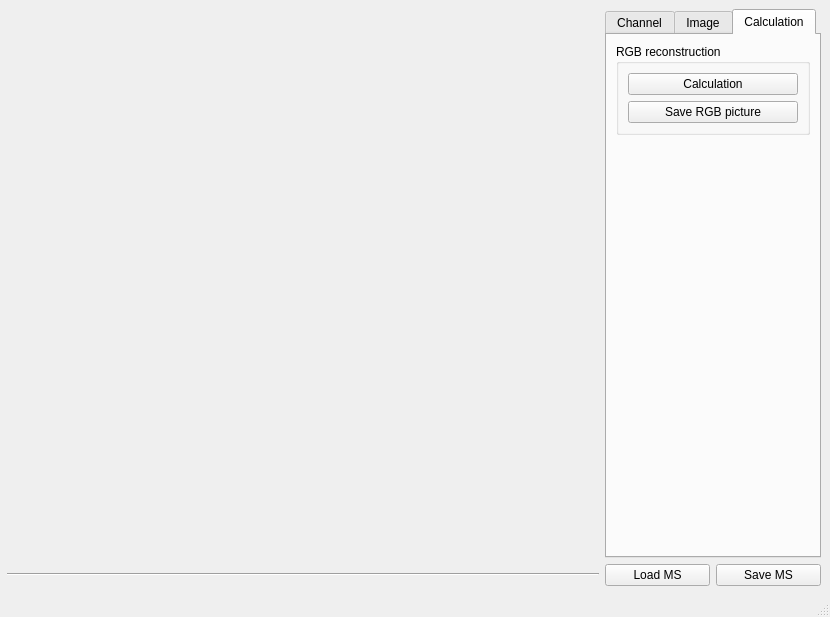
<?xml version="1.0" encoding="UTF-8"?>
<ui version="4.0">
 <class>MaracujaMS</class>
 <widget class="QMainWindow" name="MaracujaMS">
  <property name="geometry">
   <rect>
    <x>0</x>
    <y>0</y>
    <width>830</width>
    <height>617</height>
   </rect>
  </property>
  <property name="sizePolicy">
   <sizepolicy hsizetype="Fixed" vsizetype="Fixed">
    <horstretch>0</horstretch>
    <verstretch>0</verstretch>
   </sizepolicy>
  </property>
  <property name="minimumSize">
   <size>
    <width>0</width>
    <height>0</height>
   </size>
  </property>
  <property name="maximumSize">
   <size>
    <width>9999999</width>
    <height>999999</height>
   </size>
  </property>
  <property name="focusPolicy">
   <enum>Qt::ClickFocus</enum>
  </property>
  <property name="windowTitle">
   <string>Maracuja Multispectral</string>
  </property>
  <property name="windowIcon">
   <iconset resource="../res/MaracujaMS.qrc">
    <normaloff>:/icon/maracujams.svg</normaloff>:/icon/maracujams.svg</iconset>
  </property>
  <widget class="QWidget" name="centralwidget">
   <layout class="QGridLayout" name="gridLayout">
    <property name="leftMargin">
     <number>7</number>
    </property>
    <item row="1" column="1">
     <layout class="QHBoxLayout" name="horizontalLayout">
      <item>
       <widget class="QPushButton" name="load_ms">
        <property name="text">
         <string>Load MS</string>
        </property>
       </widget>
      </item>
      <item>
       <widget class="QPushButton" name="save_ms">
        <property name="text">
         <string>Save MS</string>
        </property>
       </widget>
      </item>
     </layout>
    </item>
    <item row="0" column="1">
     <widget class="QTabWidget" name="tabWidget">
      <property name="sizePolicy">
       <sizepolicy hsizetype="Preferred" vsizetype="Expanding">
        <horstretch>0</horstretch>
        <verstretch>0</verstretch>
       </sizepolicy>
      </property>
      <property name="currentIndex">
       <number>2</number>
      </property>
      <widget class="QWidget" name="tab">
       <attribute name="title">
        <string>Channel</string>
       </attribute>
       <layout class="QVBoxLayout" name="verticalLayout">
        <item>
         <widget class="QGroupBox" name="groupBox">
          <property name="title">
           <string>Filter</string>
          </property>
          <layout class="QFormLayout" name="formLayout">
           <item row="1" column="0">
            <widget class="QLabel" name="label">
             <property name="text">
              <string>name:</string>
             </property>
            </widget>
           </item>
           <item row="1" column="1">
            <widget class="QLineEdit" name="filter_name">
             <property name="sizePolicy">
              <sizepolicy hsizetype="Preferred" vsizetype="Fixed">
               <horstretch>0</horstretch>
               <verstretch>0</verstretch>
              </sizepolicy>
             </property>
            </widget>
           </item>
           <item row="2" column="0">
            <widget class="QLabel" name="label_2">
             <property name="text">
              <string>id:</string>
             </property>
            </widget>
           </item>
           <item row="2" column="1">
            <widget class="QSpinBox" name="filter_id">
             <property name="maximum">
              <number>99</number>
             </property>
            </widget>
           </item>
           <item row="5" column="0">
            <widget class="QLabel" name="label_3">
             <property name="text">
              <string>values:</string>
             </property>
            </widget>
           </item>
           <item row="5" column="1">
            <widget class="QLineEdit" name="filter_values">
             <property name="sizePolicy">
              <sizepolicy hsizetype="Preferred" vsizetype="Fixed">
               <horstretch>0</horstretch>
               <verstretch>0</verstretch>
              </sizepolicy>
             </property>
            </widget>
           </item>
           <item row="3" column="0">
            <widget class="QLabel" name="label_4">
             <property name="text">
              <string>begin:</string>
             </property>
            </widget>
           </item>
           <item row="3" column="1">
            <widget class="QDoubleSpinBox" name="filter_begin"/>
           </item>
           <item row="4" column="0">
            <widget class="QLabel" name="label_5">
             <property name="text">
              <string>end:</string>
             </property>
            </widget>
           </item>
           <item row="4" column="1">
            <widget class="QDoubleSpinBox" name="filter_end"/>
           </item>
           <item row="6" column="0">
            <widget class="QLabel" name="label_6">
             <property name="text">
              <string>sensitivity:</string>
             </property>
            </widget>
           </item>
           <item row="6" column="1">
            <widget class="QLineEdit" name="filter_sensit">
             <property name="sizePolicy">
              <sizepolicy hsizetype="Preferred" vsizetype="Fixed">
               <horstretch>0</horstretch>
               <verstretch>0</verstretch>
              </sizepolicy>
             </property>
            </widget>
           </item>
          </layout>
         </widget>
        </item>
        <item>
         <spacer name="verticalSpacer">
          <property name="orientation">
           <enum>Qt::Vertical</enum>
          </property>
          <property name="sizeHint" stdset="0">
           <size>
            <width>20</width>
            <height>40</height>
           </size>
          </property>
         </spacer>
        </item>
        <item>
         <widget class="QPushButton" name="add_channel">
          <property name="text">
           <string>Add Channel</string>
          </property>
         </widget>
        </item>
        <item>
         <widget class="QPushButton" name="default_channels">
          <property name="text">
           <string>Set the default filters</string>
          </property>
         </widget>
        </item>
        <item>
         <spacer name="verticalSpacer_4">
          <property name="orientation">
           <enum>Qt::Vertical</enum>
          </property>
          <property name="sizeHint" stdset="0">
           <size>
            <width>20</width>
            <height>40</height>
           </size>
          </property>
         </spacer>
        </item>
       </layout>
      </widget>
      <widget class="QWidget" name="tab_2">
       <attribute name="title">
        <string>Image</string>
       </attribute>
       <layout class="QVBoxLayout" name="verticalLayout_3">
        <item>
         <widget class="QGroupBox" name="groupBox_3">
          <property name="title">
           <string>Channel</string>
          </property>
          <layout class="QVBoxLayout" name="verticalLayout_4">
           <item>
            <widget class="QComboBox" name="channel_choice"/>
           </item>
          </layout>
         </widget>
        </item>
        <item>
         <widget class="QGroupBox" name="groupBox_2">
          <property name="title">
           <string>Image</string>
          </property>
          <layout class="QVBoxLayout" name="verticalLayout_2">
           <item>
            <widget class="QPushButton" name="filter_load_image">
             <property name="text">
              <string>Load Image</string>
             </property>
            </widget>
           </item>
           <item>
            <widget class="QPushButton" name="filter_show_image">
             <property name="text">
              <string>Show Image</string>
             </property>
            </widget>
           </item>
          </layout>
         </widget>
        </item>
        <item>
         <spacer name="verticalSpacer_2">
          <property name="orientation">
           <enum>Qt::Vertical</enum>
          </property>
          <property name="sizeHint" stdset="0">
           <size>
            <width>20</width>
            <height>40</height>
           </size>
          </property>
         </spacer>
        </item>
       </layout>
      </widget>
      <widget class="QWidget" name="tab_3">
       <attribute name="title">
        <string>Calculation</string>
       </attribute>
       <layout class="QVBoxLayout" name="verticalLayout_8">
        <item>
         <widget class="QGroupBox" name="groupBox_4">
          <property name="title">
           <string>RGB reconstruction</string>
          </property>
          <layout class="QVBoxLayout" name="verticalLayout_7">
           <item>
            <widget class="QPushButton" name="calculation_button">
             <property name="text">
              <string>Calculation</string>
             </property>
            </widget>
           </item>
           <item>
            <widget class="QPushButton" name="saveRGB">
             <property name="text">
              <string>Save RGB picture</string>
             </property>
            </widget>
           </item>
          </layout>
         </widget>
        </item>
        <item>
         <spacer name="verticalSpacer_3">
          <property name="orientation">
           <enum>Qt::Vertical</enum>
          </property>
          <property name="sizeHint" stdset="0">
           <size>
            <width>20</width>
            <height>40</height>
           </size>
          </property>
         </spacer>
        </item>
       </layout>
      </widget>
     </widget>
    </item>
    <item row="0" column="0">
     <widget class="QCustomPlot" name="view" native="true">
      <property name="sizePolicy">
       <sizepolicy hsizetype="Expanding" vsizetype="Preferred">
        <horstretch>0</horstretch>
        <verstretch>0</verstretch>
       </sizepolicy>
      </property>
     </widget>
    </item>
    <item row="1" column="0">
     <widget class="Line" name="line">
      <property name="orientation">
       <enum>Qt::Horizontal</enum>
      </property>
     </widget>
    </item>
   </layout>
  </widget>
  <widget class="QStatusBar" name="statusBar"/>
 </widget>
 <customwidgets>
  <customwidget>
   <class>QCustomPlot</class>
   <extends>QWidget</extends>
   <header location="global">qcustomplot.h</header>
   <container>1</container>
  </customwidget>
 </customwidgets>
 <resources>
  <include location="../res/MaracujaMS.qrc"/>
 </resources>
 <connections/>
</ui>
